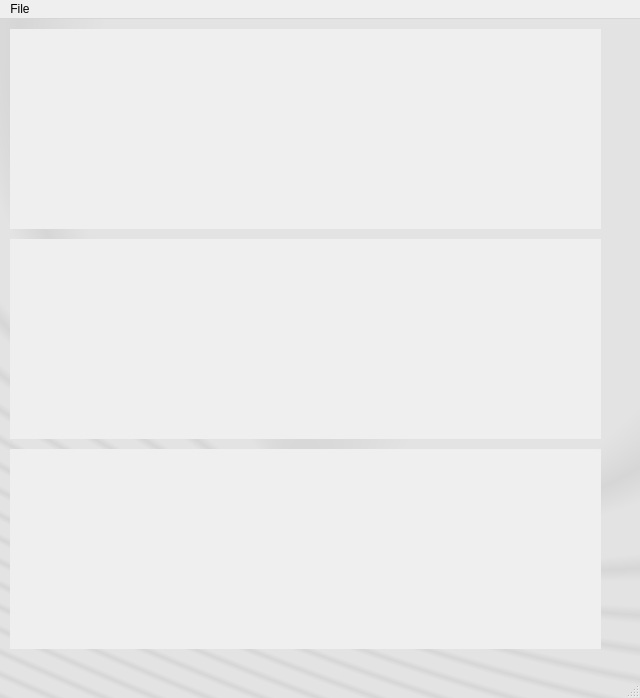
<?xml version="1.0" encoding="UTF-8"?>
<ui version="4.0">
 <class>MainWindow</class>
 <widget class="QMainWindow" name="MainWindow">
  <property name="geometry">
   <rect>
    <x>0</x>
    <y>0</y>
    <width>640</width>
    <height>698</height>
   </rect>
  </property>
  <property name="sizePolicy">
   <sizepolicy hsizetype="Fixed" vsizetype="Fixed">
    <horstretch>0</horstretch>
    <verstretch>0</verstretch>
   </sizepolicy>
  </property>
  <property name="windowTitle">
   <string>Revoltophile</string>
  </property>
  <property name="styleSheet">
   <string notr="true">QMainWindow#MainWindow { background-color: qradialgradient(spread:reflect, cx:0.576, cy:0.386364, radius:0.329, fx:0.467, fy:0.681409, stop:0 rgba(214, 214, 214, 255), stop:0.461905 rgba(227, 227, 227, 255)) }</string>
  </property>
  <widget class="QWidget" name="centralwidget">
   <widget class="MixerWidget" name="widget" native="true">
    <property name="geometry">
     <rect>
      <x>10</x>
      <y>10</y>
      <width>591</width>
      <height>200</height>
     </rect>
    </property>
    <property name="sizePolicy">
     <sizepolicy hsizetype="Fixed" vsizetype="Ignored">
      <horstretch>0</horstretch>
      <verstretch>0</verstretch>
     </sizepolicy>
    </property>
    <property name="minimumSize">
     <size>
      <width>591</width>
      <height>0</height>
     </size>
    </property>
    <property name="maximumSize">
     <size>
      <width>16777215</width>
      <height>200</height>
     </size>
    </property>
    <property name="autoFillBackground">
     <bool>true</bool>
    </property>
    <zorder>verticalScrollBar</zorder>
   </widget>
   <widget class="SynthWidget" name="widget_2" native="true">
    <property name="geometry">
     <rect>
      <x>10</x>
      <y>220</y>
      <width>591</width>
      <height>200</height>
     </rect>
    </property>
    <property name="autoFillBackground">
     <bool>true</bool>
    </property>
   </widget>
   <widget class="SynthWidget" name="widget_3" native="true">
    <property name="geometry">
     <rect>
      <x>10</x>
      <y>430</y>
      <width>591</width>
      <height>200</height>
     </rect>
    </property>
    <property name="autoFillBackground">
     <bool>true</bool>
    </property>
   </widget>
  </widget>
  <widget class="QStatusBar" name="statusbar"/>
  <widget class="QMenuBar" name="menuBar">
   <property name="geometry">
    <rect>
     <x>0</x>
     <y>0</y>
     <width>640</width>
     <height>25</height>
    </rect>
   </property>
   <property name="palette">
    <palette>
     <active/>
     <inactive/>
     <disabled/>
    </palette>
   </property>
   <property name="autoFillBackground">
    <bool>false</bool>
   </property>
   <property name="defaultUp">
    <bool>false</bool>
   </property>
   <property name="nativeMenuBar">
    <bool>false</bool>
   </property>
   <widget class="QMenu" name="menuRevoltophile">
    <property name="palette">
     <palette>
      <active>
       <colorrole role="WindowText">
        <brush brushstyle="SolidPattern">
         <color alpha="255">
          <red>128</red>
          <green>128</green>
          <blue>128</blue>
         </color>
        </brush>
       </colorrole>
       <colorrole role="Text">
        <brush brushstyle="SolidPattern">
         <color alpha="255">
          <red>128</red>
          <green>128</green>
          <blue>128</blue>
         </color>
        </brush>
       </colorrole>
       <colorrole role="ButtonText">
        <brush brushstyle="SolidPattern">
         <color alpha="255">
          <red>128</red>
          <green>128</green>
          <blue>128</blue>
         </color>
        </brush>
       </colorrole>
      </active>
      <inactive>
       <colorrole role="WindowText">
        <brush brushstyle="SolidPattern">
         <color alpha="255">
          <red>128</red>
          <green>128</green>
          <blue>128</blue>
         </color>
        </brush>
       </colorrole>
       <colorrole role="Text">
        <brush brushstyle="SolidPattern">
         <color alpha="255">
          <red>128</red>
          <green>128</green>
          <blue>128</blue>
         </color>
        </brush>
       </colorrole>
       <colorrole role="ButtonText">
        <brush brushstyle="SolidPattern">
         <color alpha="255">
          <red>128</red>
          <green>128</green>
          <blue>128</blue>
         </color>
        </brush>
       </colorrole>
      </inactive>
      <disabled>
       <colorrole role="WindowText">
        <brush brushstyle="SolidPattern">
         <color alpha="255">
          <red>128</red>
          <green>128</green>
          <blue>128</blue>
         </color>
        </brush>
       </colorrole>
       <colorrole role="Text">
        <brush brushstyle="SolidPattern">
         <color alpha="255">
          <red>128</red>
          <green>128</green>
          <blue>128</blue>
         </color>
        </brush>
       </colorrole>
       <colorrole role="ButtonText">
        <brush brushstyle="SolidPattern">
         <color alpha="255">
          <red>128</red>
          <green>128</green>
          <blue>128</blue>
         </color>
        </brush>
       </colorrole>
      </disabled>
     </palette>
    </property>
    <property name="autoFillBackground">
     <bool>true</bool>
    </property>
    <property name="styleSheet">
     <string notr="true">color : grey;</string>
    </property>
    <property name="tearOffEnabled">
     <bool>true</bool>
    </property>
    <property name="title">
     <string>File</string>
    </property>
    <addaction name="actionAdd_Synth"/>
   </widget>
   <addaction name="menuRevoltophile"/>
  </widget>
  <action name="actionAdd_Synth">
   <property name="checkable">
    <bool>true</bool>
   </property>
   <property name="text">
    <string>Add Synth</string>
   </property>
   <property name="menuRole">
    <enum>QAction::TextHeuristicRole</enum>
   </property>
  </action>
 </widget>
 <customwidgets>
  <customwidget>
   <class>MixerWidget</class>
   <extends>QWidget</extends>
   <header location="global">mixerwidget.h</header>
   <container>1</container>
  </customwidget>
  <customwidget>
   <class>SynthWidget</class>
   <extends>QWidget</extends>
   <header location="global">synthwidget.h</header>
   <container>1</container>
  </customwidget>
 </customwidgets>
 <resources/>
 <connections/>
</ui>
